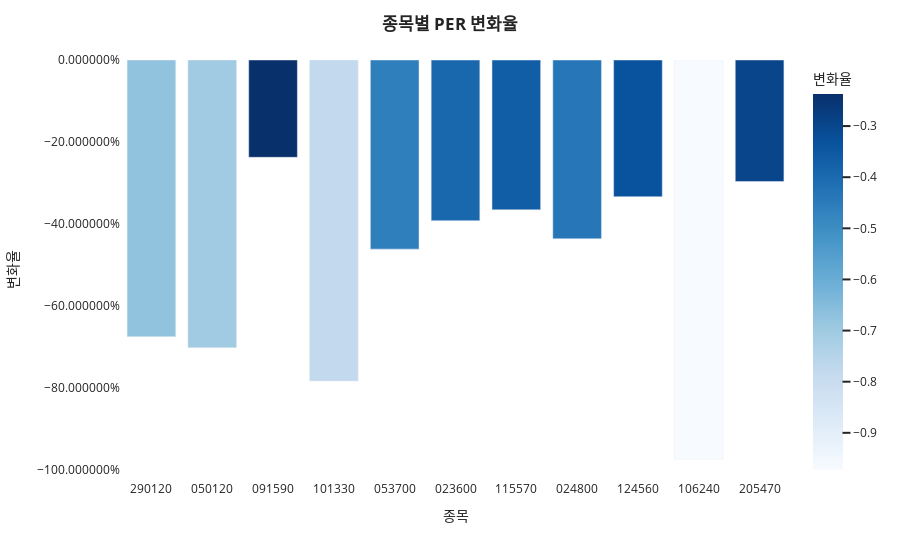

This figure's notebook cell:
### Code cell
graph = pd.merge(df, final, on='종목')
graph = graph[['재무비율', '2021/12', '2022/12', '변화율', '종목']]
graph2 = graph.loc[graph['재무비율'] == 'PER(배)', ['변화율', '종목']]

import plotly.express as px

# 그래프 생성
fig = px.bar(graph2, x='종목', y='변화율', color='변화율', color_continuous_scale='blues')

# 레이아웃 설정
fig.update_layout(
    title='<b>종목별 PER 변화율<b>',
    xaxis_title='종목',
    yaxis_title='변화율',
    yaxis_tickformat="%",
    plot_bgcolor='rgba(0,0,0,0)',
    template='seaborn'
)

# 그래프 표시
fig.show()

### Figure 1 — Plotly figure (JSON) as saved in the notebook; plotly's stock layout.template omitted (floating-point values rounded to 4 significant figures)
{"data": [{"alignmentgroup": "True", "hovertemplate": "종목=%{x}<br>변화율=%{marker.color}<extra></extra>", "legendgroup": "", "marker": {"color": [-0.6746, -0.7013, -0.2373, -0.7828, -0.4611, -0.3918, -0.3653, -0.4358, -0.3333, -0.9727, -0.2963], "coloraxis": "coloraxis", "pattern": {"shape": ""}}, "name": "", "offsetgroup": "", "orientation": "v", "showlegend": false, "textposition": "auto", "type": "bar", "x": ["290120", "050120", "091590", "101330", "053700", "023600", "115570", "024800", "124560", "106240", "205470"], "xaxis": "x", "y": [-0.6746, -0.7013, -0.2373, -0.7828, -0.4611, -0.3918, -0.3653, -0.4358, -0.3333, -0.9727, -0.2963], "yaxis": "y"}], "layout": {"barmode": "relative", "coloraxis": {"colorbar": {"title": {"text": "변화율"}}, "colorscale": [[0, "rgb(247,251,255)"], [0.125, "rgb(222,235,247)"], [0.25, "rgb(198,219,239)"], [0.375, "rgb(158,202,225)"], [0.5, "rgb(107,174,214)"], [0.625, "rgb(66,146,198)"], [0.75, "rgb(33,113,181)"], [0.875, "rgb(8,81,156)"], [1, "rgb(8,48,107)"]]}, "legend": {"tracegroupgap": 0}, "margin": {"t": 60}, "plot_bgcolor": "rgba(0,0,0,0)", "title": {"text": "<b>종목별 PER 변화율<b>"}, "xaxis": {"anchor": "y", "domain": [0, 1], "title": {"text": "종목"}}, "yaxis": {"anchor": "x", "domain": [0, 1], "tickformat": "%", "title": {"text": "변화율"}}}}
